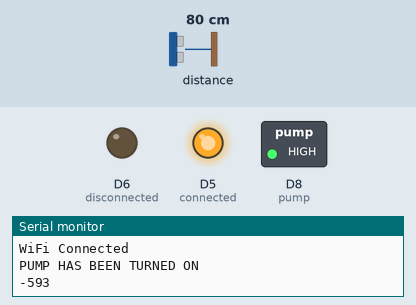
Bench run of a sketch on a simulated ESP8266 (NodeMCU). On the bench: switched loads named in the sketch (green lamp = pin HIGH), output pins drawn as LEDs (lit = HIGH), the last lines printed to the serial monitor. Wiring (inferred from the names in the program): ultrasonic range finder: trigger D2; echo D3. The inputs (shaded band) are chosen by the test bench; at power-on: distance to the obstacle 80 cm. The echo pulse lasts 58.3 µs per cm; WiFi joins after 1.5 s; servers stay silent unless stated; pins used as bus, display or sensor lines are not drawn.

Above: at 3.0 s.
3.1 s: distance to the obstacle set to 6 cm
5.1 s: distance to the obstacle set to 3 cm
At 6.7 s:
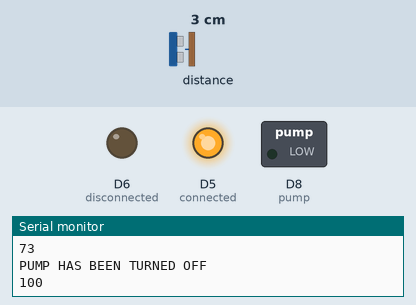
7.8 s: distance to the obstacle set to 10 cm
9.8 s: distance to the obstacle set to 13 cm
At 11.5 s:
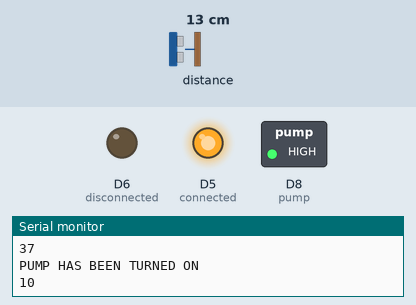
12.3 s: distance to the obstacle set to 2 cm
At 12.8 s:
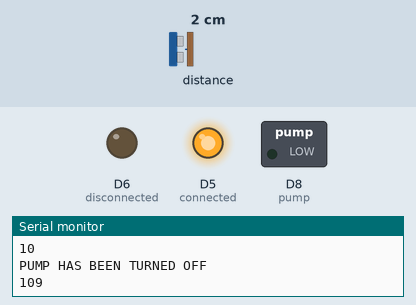
Timing chart, 0 to 15.3 s (numbered marks = the images above; inputs shaded):
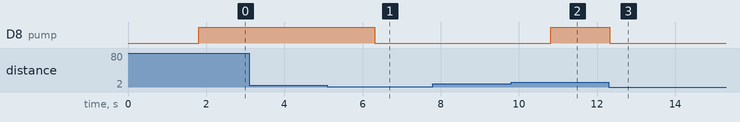

Measured:
- the behaviour switches between 5 and 4 cm on distance to the obstacle (found by bisection; images 0 and 1)
- the behaviour switches between 11 and 12 cm on distance to the obstacle (found by bisection; images 1 and 2)
- after the input at 5.1 s, D8 (pump): HIGH → LOW after 1.2 s
- after the input at 9.8 s, D8 (pump): LOW → HIGH after 1.0 s
- after the input at 12.3 s, D8 (pump): HIGH → LOW at once

The sketch:

IoT_Water_Level_Management_System_using_blynk.ino
```cpp
#define BLYNK_PRINT Serial  // Enable serial output for Blynk debugging

// Define Blynk template ID, template name, and authentication token
#define BLYNK_TEMPLATE_ID "**********"
#define BLYNK_TEMPLATE_NAME "IOT Water Management System"
#define BLYNK_AUTH_TOKEN "************************"

#define TANK_FULL_DISTANCE_CM 14
#define TANK_EMPTY_DISTANCE_CM 3

#define REFILL_THRESHOLD 20
#define CUTOFF_THRESHOLD 90
#define TIMEOUT 30000

// Include necessary libraries for Wi-Fi and Blynk functionality
#include <ESP8266WiFi.h>
#include <BlynkSimpleEsp8266.h>

// Wi-Fi credentials
char ssid[] = "ssid";        // Wi-Fi SSID
char pass[] = "password";    // Wi-Fi Password

// Define pin assignments
int trigger = D2;            // Trigger pin for ultrasonic sensor
int echo = D3;               // Echo pin for ultrasonic sensor
int connected = D5;          // Pin to indicate Wi-Fi connection
int disconnected = D6;       // Pin to indicate Wi-Fi disconnection
int pump = D8;               // Pin to control the water pump
int waterLevel;              // Variable to store water level
float reservoirHeight = 14;  // Height of the reservoir in cm

// Create a widget for the pump state on the Blynk app
WidgetLED pumpState(V0);

void setup() {
  Serial.begin(115200);  // Start serial communication at 115200 baud rate

  // Set pin modes for output and input
  pinMode(connected, OUTPUT);
  pinMode(disconnected, OUTPUT);
  pinMode(pump, OUTPUT);
  pinMode(trigger, OUTPUT);
  pinMode(echo, INPUT);

  // Initialize Blynk with the authentication token and Wi-Fi credentials
  Blynk.begin(BLYNK_AUTH_TOKEN, ssid, pass);

  // Call function to indicate connection status
  connectedFunc();

  // Print message to the serial monitor
  Serial.println("");
  Serial.println("WiFi Connected");
}

// Function to indicate that the device is connected to Wi-Fi
void connectedFunc() {
  digitalWrite(disconnected, LOW);  // Turn off disconnected indicator
  digitalWrite(connected, HIGH);     // Turn on connected indicator
}

// Function to indicate that the device is disconnected from Wi-Fi
void disconnectedFunc() {
  digitalWrite(disconnected, HIGH);  // Turn on disconnected indicator
  digitalWrite(connected, LOW);      // Turn off connected indicator
}

// Function to get the water level using an ultrasonic sensor
float getWaterLevel() {
  digitalWrite(trigger, LOW);              // Set trigger to low
  delayMicroseconds(2);                    // Wait for 2 microseconds

  digitalWrite(trigger, HIGH);             // Set trigger to high
  delayMicroseconds(10);                   // Wait for 10 microseconds

  digitalWrite(trigger, LOW);              // Set trigger back to low

  // Calculate and return the distance in cm
  return (pulseIn(echo, HIGH, TIMEOUT) * 0.034 / 2.0);
}

// Function to turn on the pump and print a message
void onPump() {
  digitalWrite(pump, HIGH);                // Turn on the pump
  Serial.println("PUMP HAS BEEN TURNED ON"); // Print message to serial monitor
}

// Function to turn off the pump and print a message
void offPump() {
  digitalWrite(pump, LOW);                 // Turn off the pump
  Serial.println("PUMP HAS BEEN TURNED OFF"); // Print message to serial monitor
}

// Function to map a value from one range to another
int mapValue(float x, float in_min, float in_max, float out_min, float out_max) {
  return (x - in_min) * (out_max - out_min) / (in_max - in_min) + out_min; // Return mapped value
}

// Blynk button handler for controlling the pump from the app
BLYNK_WRITE(V0) {
  int buttonState = param.asInt();  // Get the state of the button (on/off)

  // Turn on or off the pump based on button state
  if (buttonState == 1) {
    onPump();
  } else {
    offPump();
  }
}

// Main loop function
void loop() {
  Blynk.run();  // Run Blynk functions

  // Get water level and map it to a percentage (0-100)
  waterLevel = mapValue(getWaterLevel(), TANK_FULL_DISTANCE_CM, TANK_EMPTY_DISTANCE_CM, 0, 100);

  // Control pump based on water level
  if (waterLevel <= REFILL_THRESHOLD) {
    onPump();            // Turn on pump if water level is low
    pumpState.on();     // Update pump state on Blynk app
  } else if (waterLevel > CUTOFF_THRESHOLD) {
    offPump();          // Turn off pump if water level is high
    pumpState.off();    // Update pump state on Blynk app
  }

  // Send the water level to Blynk app for virtual pins V1 and V2
  Blynk.virtualWrite(V1, waterLevel);
  Blynk.virtualWrite(V2, waterLevel);

  // Print the water level to the serial monitor
  Serial.println(waterLevel);

  // Check Wi-Fi connection status
  if (WiFi.status() == WL_CONNECTED) {
    connectedFunc();  // Call function to indicate connection
  } else {
    disconnectedFunc(); // Call function to indicate disconnection
  }
  delay(1500);  // Wait for 1.5 seconds before next loop iteration
}
```
